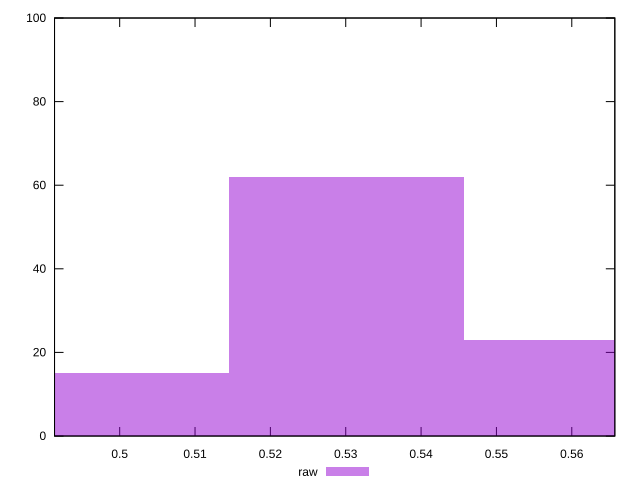

gnuplot code for this plot:
reset

$raw <<EOF
0.5301502919443507 62
0.49896498065350653 15
0.5613356032351948 23
EOF

set key outside below
set boxwidth 0.031185311290844158
set xrange [0.4913536541653386:0.5657115031025787]
set yrange [0:100]
set trange [0:100]
set style fill transparent solid 0.5 noborder
set terminal svg size 640, 490 enhanced background rgb 'white'
set output "report_00008_2021-01-22T20:58:29.167/meta/score/samples/pages+cached/raw/histogram.svg"

plot $raw title "raw" with boxes

reset
